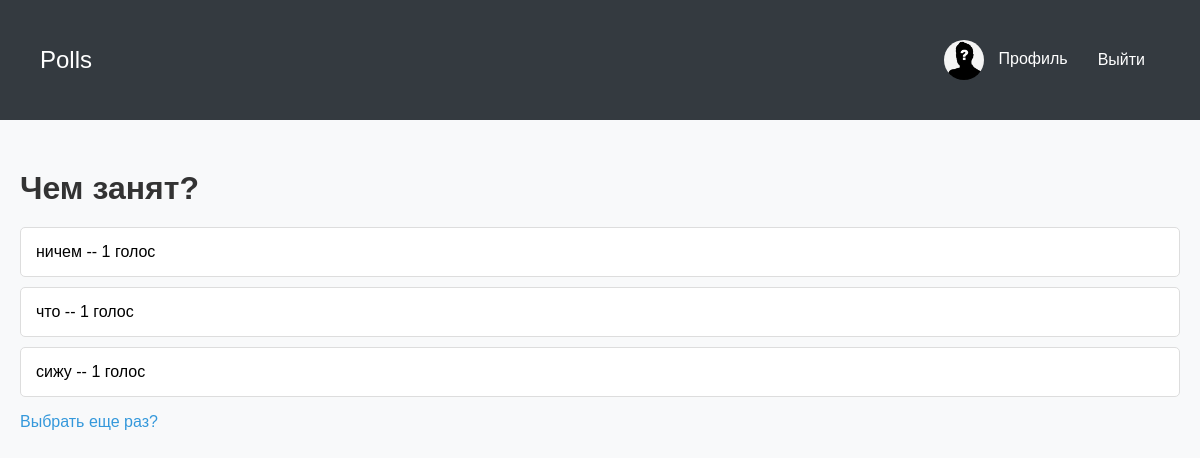
The page /12/results/ (signed in) on the database its author committed.
### polls/models.py (models this page shows, shortened)
class UserProfile(models.Model):
    user = models.OneToOneField(User, on_delete=models.CASCADE)
    avatar = models.ImageField(upload_to='avatars/')
    bio = models.TextField(blank=True)

class Question(models.Model):
    question_text = models.CharField(max_length=200)
    pub_date = models.DateTimeField('date published', default=timezone.now)
    description = models.TextField(blank=True)
    image = models.ImageField(upload_to='question_images/', blank=True)
    expiration_date = models.DateTimeField(null=True, blank=True)

class Choice(models.Model):
    question = models.ForeignKey(Question, on_delete=models.CASCADE)
    choice_text = models.CharField(max_length=200)
    votes = models.IntegerField(default=0)
    voters = models.ManyToManyField(User, related_name='voted_choices')

### polls/views.py (the view)
# urls.py: path('<int:pk>/results/', views.ResultsView.as_view(), name='results'),
class ResultsView(generic.DetailView):
    model = Question
    template_name = 'polls/results.html'

### polls/templates/polls/results.html (shortened to what this page needs)
<!DOCTYPE html>
<html lang="en">
<head>
    <link rel="stylesheet" href="/static/polls/styles.css">
</head>
<body>
    <nav class="navbar">
        <div class="container">
            <a class="navbar-brand" href="{% url 'polls:index' %}">Polls</a>
            <div class="navbar-links">
                {% if user.is_authenticated %}
                    <a class="nav-link" href="{% url 'polls:edit_profile' %}">
                        <div class="avatar-container">
                            {% if user.userprofile.avatar %}
                                <img src="{{ user.userprofile.avatar.url }}" alt="Avatar" class="avatar">
                            {% else %}
                                <img src="static/polls/default_avatar.jpg" alt="Default Avatar" class="avatar">
                            {% endif %}
                        </div>
                        Профиль
                    </a>
                    <form method="post" action="{% url 'polls:logout' %}" class="form-inline">
                        <button type="submit" class="btn btn-link nav-link">Выйти</button>
                    </form>
                {% else %}
                    <a class="nav-link" href="{% url 'polls:login' %}">Войти</a>
                    <a class="nav-link" href="{% url 'polls:register' %}">Регистрация</a>
                {% endif %}
            </div>
        </div>
    </nav>
    <div class="container">
        <h1 class="mt-4">{{ question.question_text }}</h1>
        <ul class="list-group">
            {% for choice in question.choice_set.all %}
            <li class="list-group-item">
                {{ choice.choice_text }} -- {{ choice.votes }} голос
            </li>
            {% endfor %}
        </ul>
        <a href="{% url 'polls:detail' question.id %}">Выбрать еще раз?</a>
    </div>
</body>
</html>

### polls/static/polls/styles.css (style rules this page uses)
body { font-family: 'Arial', sans-serif; background-color: #f8f9fa; margin: 0; padding: 0; box-sizing: border-box; }
.navbar { background-color: #343a40; padding: 10px 20px; display: flex; justify-content: space-between; align-items: center; }
.navbar .container { display: flex; justify-content: space-between; width: 100%; align-items: center; }
.navbar .navbar-brand { color: #ffffff; font-size: 24px; text-decoration: none; }
.navbar .navbar-links { display: flex; align-items: center; }
.navbar .nav-link { color: #ffffff; padding: 10px 15px; text-decoration: none; font-size: 16px; transition: color 0.3s; }
.navbar .form-inline button { background-color: transparent; border: none; color: #ffffff; font-size: 16px; }
.container { max-width: 1200px; margin: 0 auto; padding: 20px; }
.mt-4 { margin-top: 30px; }
.btn { background-color: #f1c40f; color: #ffffff; border: none; padding: 10px 20px; font-size: 16px; cursor: pointer; transition: background-color 0.3s; }
.list-group { list-style: none; padding: 0; }
.list-group-item { background-color: #ffffff; border: 1px solid #ddd; padding: 15px; margin-bottom: 10px; border-radius: 5px; transition: transform 0.2s; }
h1 { font-size: 32px; color: #333; margin-bottom: 20px; }
a { text-decoration: none; color: #3498db; transition: color 0.3s; }
.avatar-container { margin-right: 10px; display: inline-block; vertical-align: middle; }
.avatar { width: 40px; height: 40px; border-radius: 50%; object-fit: cover; vertical-align: middle; }

### rows shown on the page
Question: question_text "Чем занят?"
Choice: choice_text "ничем", votes "1"
Choice: choice_text "что", votes "1"
Choice: choice_text "сижу", votes "1"
